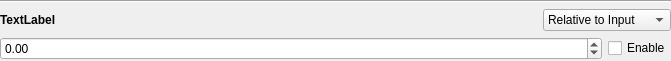
<?xml version="1.0" encoding="UTF-8"?>
<ui version="4.0">
 <class>Form</class>
 <widget class="QWidget" name="Form">
  <property name="geometry">
   <rect>
    <x>0</x>
    <y>0</y>
    <width>671</width>
    <height>61</height>
   </rect>
  </property>
  <property name="maximumSize">
   <size>
    <width>16777215</width>
    <height>61</height>
   </size>
  </property>
  <property name="windowTitle">
   <string>Form</string>
  </property>
  <property name="styleSheet">
   <string notr="true"/>
  </property>
  <layout class="QHBoxLayout" name="horizontalLayout_2">
   <property name="spacing">
    <number>0</number>
   </property>
   <property name="leftMargin">
    <number>0</number>
   </property>
   <property name="topMargin">
    <number>0</number>
   </property>
   <property name="rightMargin">
    <number>0</number>
   </property>
   <property name="bottomMargin">
    <number>0</number>
   </property>
   <item>
    <layout class="QVBoxLayout" name="verticalLayout">
     <property name="spacing">
      <number>6</number>
     </property>
     <item>
      <widget class="Line" name="line">
       <property name="orientation">
        <enum>Qt::Horizontal</enum>
       </property>
      </widget>
     </item>
     <item>
      <layout class="QHBoxLayout" name="horizontalLayout_3" stretch="5,1">
       <item>
        <widget class="QLabel" name="lbl_name">
         <property name="styleSheet">
          <string notr="true">font-weight: bold</string>
         </property>
         <property name="text">
          <string>TextLabel</string>
         </property>
        </widget>
       </item>
       <item>
        <widget class="QComboBox" name="cmb_inheritance">
         <item>
          <property name="text">
           <string>Relative to Input</string>
          </property>
         </item>
         <item>
          <property name="text">
           <string>Relative to Parent</string>
          </property>
         </item>
         <item>
          <property name="text">
           <string>Absolute</string>
          </property>
         </item>
        </widget>
       </item>
      </layout>
     </item>
     <item>
      <layout class="QHBoxLayout" name="horizontalLayout" stretch="1,0">
       <item>
        <widget class="QDoubleSpinBox" name="txt_value">
         <property name="minimum">
          <double>-999999999.000000000000000</double>
         </property>
         <property name="maximum">
          <double>999999999.000000000000000</double>
         </property>
        </widget>
       </item>
       <item>
        <widget class="QCheckBox" name="chk_value">
         <property name="text">
          <string>Enable</string>
         </property>
        </widget>
       </item>
      </layout>
     </item>
    </layout>
   </item>
  </layout>
 </widget>
 <resources/>
 <connections/>
</ui>
